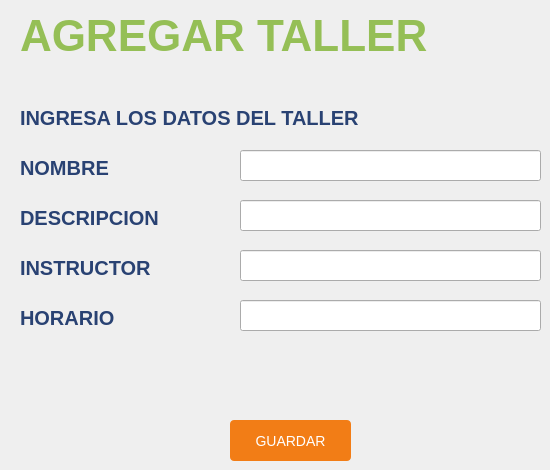
            <widget class="QWidget" name="page_agregar">
             <widget class="QLabel" name="label_4">
              <property name="geometry">
               <rect>
                <x>20</x>
                <y>10</y>
                <width>521</width>
                <height>51</height>
               </rect>
              </property>
              <property name="styleSheet">
               <string notr="true">QLabel {
    font-size: 44px; /* Tamaño de la fuente */
    font-weight: bold; /* Negrita */
    color: ; /* Color del texto */
	color: rgb(149, 191, 86);
    text-align: center; /* Alineación del texto */
}
</string>
              </property>
              <property name="text">
               <string>AGREGAR TALLER</string>
              </property>
             </widget>
             <widget class="QLabel" name="label_11">
              <property name="geometry">
               <rect>
                <x>20</x>
                <y>110</y>
                <width>461</width>
                <height>16</height>
               </rect>
              </property>
              <property name="styleSheet">
               <string notr="true">QLabel {
    font-size: 20px; /* Tamaño de la fuente */
    font-weight: bold; /* Negrita */
    color: #294273 ; /* Color del texto */
}
</string>
              </property>
              <property name="text">
               <string>INGRESA LOS DATOS DEL TALLER</string>
              </property>
             </widget>
             <widget class="QLineEdit" name="nombre_agregar">
              <property name="geometry">
               <rect>
                <x>240</x>
                <y>150</y>
                <width>301</width>
                <height>31</height>
               </rect>
              </property>
             </widget>
             <widget class="QPushButton" name="btn_guardar">
              <property name="geometry">
               <rect>
                <x>230</x>
                <y>420</y>
                <width>121</width>
                <height>41</height>
               </rect>
              </property>
              <property name="styleSheet">
               <string notr="true">QPushButton{
    background-color: rgb(242, 125, 22); /* Color de fondo naranja */
    color: rgb(255, 255, 255); /* Color del texto blanco */
    border: none; /* Sin borde */
    border-radius: 4px; /* Borde redondeado */
    padding: 8px 16px; /* Espacio alrededor del texto */
    font-size: 14px; /* Tamaño de la fuente */
}

QPushButton:hover {
    background-color: rgb(212, 108, 15); /* Cambia el color de fondo al pasar el mouse */
}

QPushButton:pressed {
    background-color: rgb(182, 91, 8); /* Cambia el color de fondo al presionar el botón */
}
</string>
              </property>
              <property name="text">
               <string>GUARDAR</string>
              </property>
             </widget>
             <widget class="QLineEdit" name="descripcion_agregar">
              <property name="geometry">
               <rect>
                <x>240</x>
                <y>200</y>
                <width>301</width>
                <height>31</height>
               </rect>
              </property>
             </widget>
             <widget class="QLineEdit" name="instructor_agregar">
              <property name="geometry">
               <rect>
                <x>240</x>
                <y>250</y>
                <width>301</width>
                <height>31</height>
               </rect>
              </property>
             </widget>
             <widget class="QLineEdit" name="horario_agregar">
              <property name="geometry">
               <rect>
                <x>240</x>
                <y>300</y>
                <width>301</width>
                <height>31</height>
               </rect>
              </property>
             </widget>
             <widget class="QLabel" name="label_12">
              <property name="geometry">
               <rect>
                <x>20</x>
                <y>160</y>
                <width>151</width>
                <height>16</height>
               </rect>
              </property>
              <property name="styleSheet">
               <string notr="true">QLabel {
    font-size: 20px; /* Tamaño de la fuente */
    font-weight: bold; /* Negrita */
    color: #294273 ; /* Color del texto */
}
</string>
              </property>
              <property name="text">
               <string>NOMBRE</string>
              </property>
             </widget>
             <widget class="QLabel" name="label_13">
              <property name="geometry">
               <rect>
                <x>20</x>
                <y>210</y>
                <width>151</width>
                <height>16</height>
               </rect>
              </property>
              <property name="styleSheet">
               <string notr="true">QLabel {
    font-size: 20px; /* Tamaño de la fuente */
    font-weight: bold; /* Negrita */
    color: #294273 ; /* Color del texto */
}
</string>
              </property>
              <property name="text">
               <string>DESCRIPCIÓN</string>
              </property>
             </widget>
             <widget class="QLabel" name="label_14">
              <property name="geometry">
               <rect>
                <x>20</x>
                <y>260</y>
                <width>151</width>
                <height>16</height>
               </rect>
              </property>
              <property name="styleSheet">
               <string notr="true">QLabel {
    font-size: 20px; /* Tamaño de la fuente */
    font-weight: bold; /* Negrita */
    color: #294273 ; /* Color del texto */
}
</string>
              </property>
              <property name="text">
               <string>INSTRUCTOR</string>
              </property>
             </widget>
             <widget class="QLabel" name="label_15">
              <property name="geometry">
               <rect>
                <x>20</x>
                <y>310</y>
                <width>151</width>
                <height>16</height>
               </rect>
              </property>
              <property name="styleSheet">
               <string notr="true">QLabel {
    font-size: 20px; /* Tamaño de la fuente */
    font-weight: bold; /* Negrita */
    color: #294273 ; /* Color del texto */
}
</string>
              </property>
              <property name="text">
               <string>HORARIO</string>
              </property>
             </widget>
            </widget>
